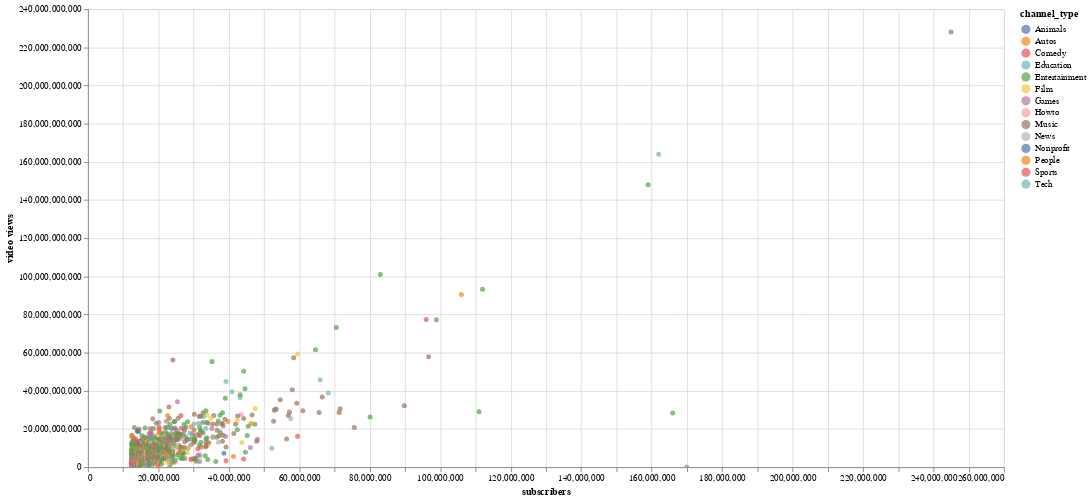

Here is the notebook cell this chart was saved with:
### Code cell
import altair as alt


alt.Chart(ytb_data_new).mark_circle().encode(
  y='video views:Q',
  x='subscribers:Q',
  color='channel_type:N',
  tooltip=['Youtuber', 'subscribers', 'uploads','video views', 'category']
).interactive().properties(
    width=1000,
    height=500
)

### Figure 1 — Vega-Lite specification as saved in the notebook (floating-point values rounded to 4 significant figures; data arrays with more than 128 entries replaced by an {"elided": "..."} marker saying what was removed)
{"config": {"view": {"continuousWidth": 400, "continuousHeight": 300}}, "data": {"name": "data-b78841fa75364edccd6e284816ba88c0"}, "mark": "circle", "encoding": {"color": {"field": "channel_type", "type": "nominal"}, "tooltip": [{"field": "Youtuber", "type": "nominal"}, {"field": "subscribers", "type": "quantitative"}, {"field": "uploads", "type": "quantitative"}, {"field": "video views", "type": "quantitative"}, {"field": "category", "type": "nominal"}], "x": {"field": "subscribers", "type": "quantitative"}, "y": {"field": "video views", "type": "quantitative"}}, "height": 500, "selection": {"selector001": {"type": "interval", "bind": "scales", "encodings": ["x", "y"]}}, "width": 1000, "$schema": "https://vega.github.io/schema/vega-lite/v4.17.0.json", "datasets": {"data-b78841fa75364edccd6e284816ba88c0": {"elided": "824 records"}}}
